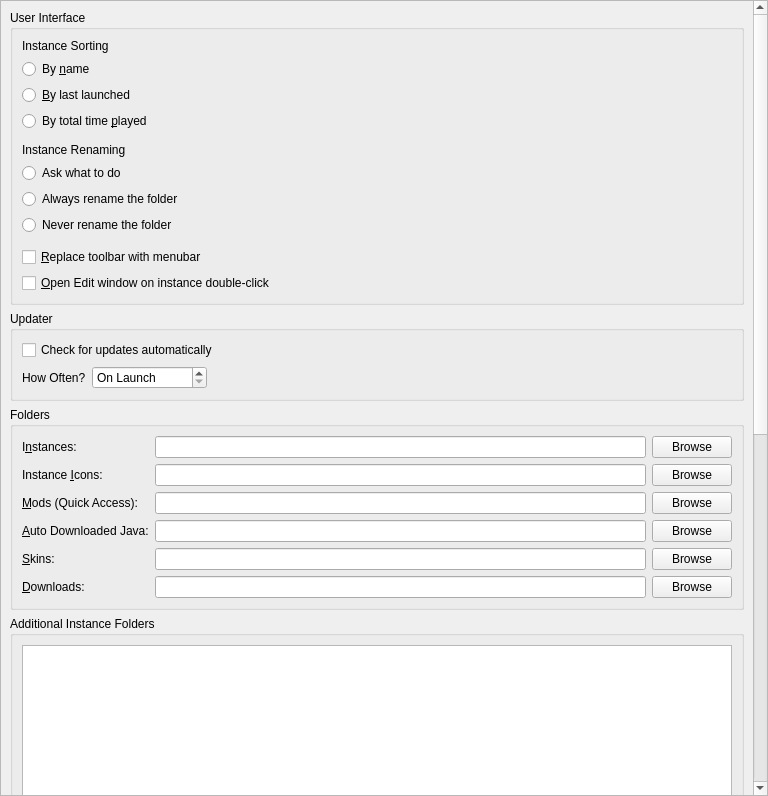
<?xml version="1.0" encoding="UTF-8"?>
<ui version="4.0">
 <class>LauncherPage</class>
 <widget class="QWidget" name="LauncherPage">
  <property name="geometry">
   <rect>
    <x>0</x>
    <y>0</y>
    <width>768</width>
    <height>796</height>
   </rect>
  </property>
  <property name="sizePolicy">
   <sizepolicy hsizetype="MinimumExpanding" vsizetype="MinimumExpanding">
    <horstretch>0</horstretch>
    <verstretch>0</verstretch>
   </sizepolicy>
  </property>
  <layout class="QVBoxLayout" name="verticalLayout">
   <property name="leftMargin">
    <number>0</number>
   </property>
   <property name="topMargin">
    <number>0</number>
   </property>
   <property name="rightMargin">
    <number>0</number>
   </property>
   <property name="bottomMargin">
    <number>0</number>
   </property>
   <item>
    <widget class="QScrollArea" name="scrollArea">
     <property name="horizontalScrollBarPolicy">
      <enum>Qt::ScrollBarPolicy::ScrollBarAsNeeded</enum>
     </property>
     <property name="widgetResizable">
      <bool>true</bool>
     </property>
     <widget class="QWidget" name="scrollAreaWidgetContents">
      <property name="geometry">
       <rect>
        <x>0</x>
        <y>-683</y>
        <width>752</width>
        <height>1625</height>
       </rect>
      </property>
      <layout class="QVBoxLayout" name="verticalLayout_8">
       <item>
        <widget class="QGroupBox" name="userInterfaceBox">
         <property name="enabled">
          <bool>true</bool>
         </property>
         <property name="title">
          <string>User Interface</string>
         </property>
         <layout class="QVBoxLayout" name="verticalLayout_2">
          <item>
           <widget class="QLabel" name="instanceSortingLabel">
            <property name="text">
             <string>Instance Sorting</string>
            </property>
           </widget>
          </item>
          <item>
           <widget class="QRadioButton" name="sortByNameBtn">
            <property name="text">
             <string>By &amp;name</string>
            </property>
            <attribute name="buttonGroup">
             <string notr="true">sortingModeGroup</string>
            </attribute>
           </widget>
          </item>
          <item>
           <widget class="QRadioButton" name="sortLastLaunchedBtn">
            <property name="text">
             <string>&amp;By last launched</string>
            </property>
            <attribute name="buttonGroup">
             <string notr="true">sortingModeGroup</string>
            </attribute>
           </widget>
          </item>
          <item>
           <widget class="QRadioButton" name="sortByPlaytimeBtn">
            <property name="text">
             <string>By total time &amp;played</string>
            </property>
            <attribute name="buttonGroup">
             <string notr="true">sortingModeGroup</string>
            </attribute>
           </widget>
          </item>
          <item>
           <spacer name="verticalSpacer">
            <property name="orientation">
             <enum>Qt::Orientation::Vertical</enum>
            </property>
            <property name="sizeType">
             <enum>QSizePolicy::Policy::Fixed</enum>
            </property>
            <property name="sizeHint" stdset="0">
             <size>
              <width>0</width>
              <height>6</height>
             </size>
            </property>
           </spacer>
          </item>
          <item>
           <widget class="QLabel" name="renamingBehaviorLabel">
            <property name="text">
             <string>Instance Renaming</string>
            </property>
           </widget>
          </item>
          <item>
           <widget class="QRadioButton" name="askToRenameDirBtn">
            <property name="text">
             <string>Ask what to do</string>
            </property>
            <attribute name="buttonGroup">
             <string notr="true">renamingBehaviorGroup</string>
            </attribute>
           </widget>
          </item>
          <item>
           <widget class="QRadioButton" name="alwaysRenameDirBtn">
            <property name="text">
             <string>Always rename the folder</string>
            </property>
            <attribute name="buttonGroup">
             <string notr="true">renamingBehaviorGroup</string>
            </attribute>
           </widget>
          </item>
          <item>
           <widget class="QRadioButton" name="neverRenameDirBtn">
            <property name="text">
             <string>Never rename the folder</string>
            </property>
            <attribute name="buttonGroup">
             <string notr="true">renamingBehaviorGroup</string>
            </attribute>
           </widget>
          </item>
          <item>
           <spacer name="verticalSpacer_2">
            <property name="orientation">
             <enum>Qt::Orientation::Vertical</enum>
            </property>
            <property name="sizeType">
             <enum>QSizePolicy::Policy::Fixed</enum>
            </property>
            <property name="sizeHint" stdset="0">
             <size>
              <width>0</width>
              <height>6</height>
             </size>
            </property>
           </spacer>
          </item>
          <item>
           <widget class="QCheckBox" name="preferMenuBarCheckBox">
            <property name="toolTip">
             <string>The menubar is more friendly for keyboard-driven interaction.</string>
            </property>
            <property name="text">
             <string>&amp;Replace toolbar with menubar</string>
            </property>
           </widget>
          </item>
          <item>
           <widget class="QCheckBox" name="editInstanceOnDoubleClick">
            <property name="toolTip">
             <string>Opens the edit instance window on double-clicking an instance instead of running the instance.</string>
            </property>
            <property name="text">
             <string>&amp;Open Edit window on instance double-click</string>
            </property>
           </widget>
          </item>
         </layout>
        </widget>
       </item>
       <item>
        <widget class="QGroupBox" name="updateSettingsBox">
         <property name="title">
          <string>Updater</string>
         </property>
         <layout class="QGridLayout" name="gridLayout_2">
          <item row="1" column="0">
           <layout class="QHBoxLayout" name="horizontalLayout_2">
            <item>
             <widget class="QLabel" name="updateIntervalLabel">
              <property name="text">
               <string>How Often?</string>
              </property>
             </widget>
            </item>
            <item>
             <widget class="QSpinBox" name="updateIntervalSpinBox">
              <property name="sizePolicy">
               <sizepolicy hsizetype="Maximum" vsizetype="Fixed">
                <horstretch>0</horstretch>
                <verstretch>0</verstretch>
               </sizepolicy>
              </property>
              <property name="toolTip">
               <string>Set to 0 to only check on launch</string>
              </property>
              <property name="specialValueText">
               <string>On Launch</string>
              </property>
              <property name="suffix">
               <string> hours</string>
              </property>
              <property name="prefix">
               <string>Every </string>
              </property>
              <property name="minimum">
               <number>0</number>
              </property>
              <property name="maximum">
               <number>168</number>
              </property>
             </widget>
            </item>
            <item>
             <spacer name="horizontalSpacer">
              <property name="orientation">
               <enum>Qt::Orientation::Horizontal</enum>
              </property>
              <property name="sizeHint" stdset="0">
               <size>
                <width>0</width>
                <height>0</height>
               </size>
              </property>
             </spacer>
            </item>
           </layout>
          </item>
          <item row="0" column="0" colspan="2">
           <widget class="QCheckBox" name="autoUpdateCheckBox">
            <property name="text">
             <string>Check for updates automatically</string>
            </property>
           </widget>
          </item>
         </layout>
        </widget>
       </item>
       <item>
        <widget class="QGroupBox" name="foldersBox">
         <property name="title">
          <string>Folders</string>
         </property>
         <layout class="QGridLayout" name="gridLayout">
          <item row="2" column="1">
           <widget class="QLineEdit" name="iconsDirTextBox"/>
          </item>
          <item row="5" column="0">
           <widget class="QLabel" name="labelSkinsDir">
            <property name="text">
             <string>&amp;Skins:</string>
            </property>
            <property name="buddy">
             <cstring>skinsDirTextBox</cstring>
            </property>
           </widget>
          </item>
          <item row="0" column="0">
           <widget class="QLabel" name="labelInstDir">
            <property name="text">
             <string>I&amp;nstances:</string>
            </property>
            <property name="buddy">
             <cstring>instDirTextBox</cstring>
            </property>
           </widget>
          </item>
          <item row="10" column="0">
           <widget class="QLabel" name="labelDownloadsDir">
            <property name="text">
             <string>&amp;Downloads:</string>
            </property>
            <property name="buddy">
             <cstring>downloadsDirTextBox</cstring>
            </property>
           </widget>
          </item>
          <item row="0" column="2">
           <widget class="QPushButton" name="instDirBrowseBtn">
            <property name="text">
             <string>Browse</string>
            </property>
           </widget>
          </item>
          <item row="4" column="0">
           <widget class="QLabel" name="labelJavaDir">
            <property name="toolTip">
             <string>Folder where LuciferClient stores automatically downloaded Java versions. Do NOT set this to your system Java installation.</string>
            </property>
            <property name="text">
             <string>&amp;Auto Downloaded Java:</string>
            </property>
            <property name="buddy">
             <cstring>javaDirTextBox</cstring>
            </property>
           </widget>
          </item>
          <item row="10" column="2">
           <widget class="QPushButton" name="downloadsDirBrowseBtn">
            <property name="text">
             <string>Browse</string>
            </property>
           </widget>
          </item>
          <item row="2" column="2">
           <widget class="QPushButton" name="iconsDirBrowseBtn">
            <property name="text">
             <string>Browse</string>
            </property>
           </widget>
          </item>
          <item row="0" column="1">
           <widget class="QLineEdit" name="instDirTextBox"/>
          </item>
          <item row="4" column="1">
           <widget class="QLineEdit" name="javaDirTextBox"/>
          </item>
          <item row="2" column="0">
           <widget class="QLabel" name="labelIconsDir">
            <property name="text">
             <string>Instance &amp;Icons:</string>
            </property>
            <property name="buddy">
             <cstring>iconsDirTextBox</cstring>
            </property>
           </widget>
          </item>
          <item row="5" column="1">
           <widget class="QLineEdit" name="skinsDirTextBox"/>
          </item>
          <item row="5" column="2">
           <widget class="QPushButton" name="skinsDirBrowseBtn">
            <property name="text">
             <string>Browse</string>
            </property>
           </widget>
          </item>
          <item row="10" column="1">
           <widget class="QLineEdit" name="downloadsDirTextBox"/>
          </item>
          <item row="4" column="2">
           <widget class="QPushButton" name="javaDirBrowseBtn">
            <property name="text">
             <string>Browse</string>
            </property>
           </widget>
          </item>
          <item row="3" column="0">
           <widget class="QLabel" name="labelModsDir">
            <property name="text">
             <string>&amp;Mods (Quick Access):</string>
            </property>
            <property name="buddy">
             <cstring>modsDirTextBox</cstring>
            </property>
           </widget>
          </item>
          <item row="3" column="1">
           <widget class="QLineEdit" name="modsDirTextBox"/>
          </item>
          <item row="3" column="2">
           <widget class="QPushButton" name="modsDirBrowseBtn">
            <property name="text">
             <string>Browse</string>
            </property>
           </widget>
          </item>
         </layout>
        </widget>
       </item>
       <item>
        <widget class="QGroupBox" name="additionalInstDirsGroupBox">
         <property name="title">
          <string>Additional Instance Folders</string>
         </property>
         <layout class="QVBoxLayout" name="additionalInstDirsLayout">
          <item>
           <widget class="QListWidget" name="additionalInstDirsList"/>
          </item>
          <item>
           <layout class="QHBoxLayout" name="additionalInstDirsBtnLayout">
            <item>
             <widget class="QPushButton" name="addInstDirBtn">
              <property name="text">
               <string>Add</string>
              </property>
             </widget>
            </item>
            <item>
             <widget class="QPushButton" name="removeInstDirBtn">
              <property name="text">
               <string>Remove</string>
              </property>
             </widget>
            </item>
            <item>
             <spacer name="additionalInstDirsSpacer">
              <property name="orientation">
               <enum>Qt::Orientation::Horizontal</enum>
              </property>
              <property name="sizeHint" stdset="0">
               <size>
                <width>0</width>
                <height>0</height>
               </size>
              </property>
             </spacer>
            </item>
           </layout>
          </item>
         </layout>
        </widget>
       </item>
       <item>
        <widget class="QGroupBox" name="modsBox">
         <property name="title">
          <string>Mods and Modpacks</string>
         </property>
         <layout class="QVBoxLayout" name="verticalLayout_4">
          <item>
           <widget class="QCheckBox" name="downloadsDirWatchRecursiveCheckBox">
            <property name="toolTip">
             <string>When enabled, in addition to the downloads folder, its sub folders will also be searched when looking for resources (e.g. when looking for blocked mods on CurseForge).</string>
            </property>
            <property name="text">
             <string>Check &amp;subfolders for blocked mods</string>
            </property>
           </widget>
          </item>
          <item>
           <widget class="QCheckBox" name="downloadsDirMoveCheckBox">
            <property name="toolTip">
             <string>When enabled, it will move blocked resources instead of copying them.</string>
            </property>
            <property name="text">
             <string>Move blocked mods instead of copying them</string>
            </property>
           </widget>
          </item>
          <item>
           <widget class="QCheckBox" name="metadataEnableBtn">
            <property name="toolTip">
             <string>Store version information provided by mod providers (like Modrinth or CurseForge) for mods.</string>
            </property>
            <property name="text">
             <string>Keep track of mod metadata</string>
            </property>
           </widget>
          </item>
          <item>
           <widget class="QLabel" name="metadataWarningLabel">
            <property name="text">
             <string>&lt;html&gt;&lt;head/&gt;&lt;body&gt;&lt;p&gt;&lt;span style=&quot; font-weight:600; color:#f5c211;&quot;&gt;Warning&lt;/span&gt;&lt;span style=&quot; color:#f5c211;&quot;&gt;: Disabling mod metadata may also disable some QoL features, such as mod updating!&lt;/span&gt;&lt;/p&gt;&lt;/body&gt;&lt;/html&gt;</string>
            </property>
            <property name="wordWrap">
             <bool>true</bool>
            </property>
           </widget>
          </item>
          <item>
           <widget class="QCheckBox" name="dependenciesEnableBtn">
            <property name="toolTip">
             <string>Automatically detect, install, and update mod dependencies.</string>
            </property>
            <property name="text">
             <string>Install dependencies automatically</string>
            </property>
           </widget>
          </item>
          <item>
           <widget class="QCheckBox" name="showModIncompatCheckBox">
            <property name="toolTip">
             <string>Currently this just shows mods which are not marked as compatible with the current Minecraft version.</string>
            </property>
            <property name="text">
             <string>Detect and show mod incompatibilities (experimental)</string>
            </property>
           </widget>
          </item>
          <item>
           <widget class="QCheckBox" name="modpackUpdatePromptBtn">
            <property name="toolTip">
             <string>When creating a new modpack instance, suggest updating an existing instance instead.</string>
            </property>
            <property name="text">
             <string>Suggest to update an existing instance during modpack installation</string>
            </property>
           </widget>
          </item>
          <item>
           <layout class="QHBoxLayout" name="modUpdateChannelLayout">
            <item>
             <widget class="QLabel" name="modUpdateChannelLabel">
              <property name="toolTip">
               <string>Select the preferred release channel when checking for mod updates.</string>
              </property>
              <property name="text">
               <string>Mod Update Channel:</string>
              </property>
             </widget>
            </item>
            <item>
             <widget class="QComboBox" name="modUpdateChannelComboBox">
              <property name="toolTip">
               <string>Select the preferred release channel when checking for mod updates.</string>
              </property>
              <item>
               <property name="text">
                <string>All (Release, Beta, Alpha)</string>
               </property>
              </item>
              <item>
               <property name="text">
                <string>Release only</string>
               </property>
              </item>
              <item>
               <property name="text">
                <string>Release and Beta</string>
               </property>
              </item>
             </widget>
            </item>
            <item>
             <spacer name="horizontalSpacer_3">
              <property name="orientation">
               <enum>Qt::Orientation::Horizontal</enum>
              </property>
              <property name="sizeHint" stdset="0">
               <size>
                <width>40</width>
                <height>20</height>
               </size>
              </property>
             </spacer>
            </item>
           </layout>
          </item>
         </layout>
        </widget>
       </item>
       <item>
        <widget class="QGroupBox" name="instanceBox">
         <property name="title">
          <string>Instance Creation</string>
         </property>
         <layout class="QVBoxLayout" name="verticalLayout_3">
          <item>
           <widget class="QCheckBox" name="downloadGameFilesBtn">
            <property name="toolTip">
             <string>Downloads required game files while creating the instance. Disable this to skip the initial download and fetch files when the instance is launched instead.</string>
            </property>
            <property name="text">
             <string>Download game files during instance creation</string>
            </property>
           </widget>
          </item>
         </layout>
        </widget>
       </item>
       <item>
        <widget class="QGroupBox" name="groupBox_2">
         <property name="title">
          <string>Console</string>
         </property>
         <layout class="QFormLayout" name="formLayout">
          <property name="labelAlignment">
           <set>Qt::AlignmentFlag::AlignLeading|Qt::AlignmentFlag::AlignLeft|Qt::AlignmentFlag::AlignVCenter</set>
          </property>
          <item row="0" column="0">
           <widget class="QLabel" name="lineLimitLabel">
            <property name="sizePolicy">
             <sizepolicy hsizetype="Maximum" vsizetype="Preferred">
              <horstretch>0</horstretch>
              <verstretch>0</verstretch>
             </sizepolicy>
            </property>
            <property name="text">
             <string>Log History &amp;Limit:</string>
            </property>
            <property name="buddy">
             <cstring>lineLimitSpinBox</cstring>
            </property>
           </widget>
          </item>
          <item row="0" column="1">
           <widget class="QSpinBox" name="lineLimitSpinBox">
            <property name="sizePolicy">
             <sizepolicy hsizetype="Maximum" vsizetype="Fixed">
              <horstretch>0</horstretch>
              <verstretch>0</verstretch>
             </sizepolicy>
            </property>
            <property name="suffix">
             <string> lines</string>
            </property>
            <property name="minimum">
             <number>10000</number>
            </property>
            <property name="maximum">
             <number>1000000</number>
            </property>
            <property name="singleStep">
             <number>10000</number>
            </property>
            <property name="value">
             <number>100000</number>
            </property>
           </widget>
          </item>
          <item row="1" column="0" colspan="2">
           <widget class="QCheckBox" name="checkStopLogging">
            <property name="text">
             <string>&amp;Stop logging when log overflows</string>
            </property>
           </widget>
          </item>
         </layout>
        </widget>
       </item>
       <item>
        <widget class="QGroupBox" name="tasksBox">
         <property name="title">
          <string>Tasks</string>
         </property>
         <layout class="QGridLayout" name="gridLayout_3">
          <item row="2" column="1">
           <widget class="QSpinBox" name="numberOfManualRetriesSpinBox">
            <property name="sizePolicy">
             <sizepolicy hsizetype="Maximum" vsizetype="Fixed">
              <horstretch>0</horstretch>
              <verstretch>0</verstretch>
             </sizepolicy>
            </property>
            <property name="minimumSize">
             <size>
              <width>60</width>
              <height>0</height>
             </size>
            </property>
            <property name="minimum">
             <number>0</number>
            </property>
           </widget>
          </item>
          <item row="1" column="1">
           <widget class="QSpinBox" name="numberOfConcurrentDownloadsSpinBox">
            <property name="sizePolicy">
             <sizepolicy hsizetype="Maximum" vsizetype="Fixed">
              <horstretch>0</horstretch>
              <verstretch>0</verstretch>
             </sizepolicy>
            </property>
            <property name="minimumSize">
             <size>
              <width>60</width>
              <height>0</height>
             </size>
            </property>
            <property name="minimum">
             <number>1</number>
            </property>
           </widget>
          </item>
          <item row="3" column="1">
           <widget class="QSpinBox" name="timeoutSecondsSpinBox">
            <property name="sizePolicy">
             <sizepolicy hsizetype="Maximum" vsizetype="Fixed">
              <horstretch>0</horstretch>
              <verstretch>0</verstretch>
             </sizepolicy>
            </property>
            <property name="minimumSize">
             <size>
              <width>60</width>
              <height>0</height>
             </size>
            </property>
            <property name="suffix">
             <string>s</string>
            </property>
           </widget>
          </item>
          <item row="2" column="0">
           <widget class="QLabel" name="numberOfManualRetriesLabel">
            <property name="text">
             <string>Retry Limit:</string>
            </property>
           </widget>
          </item>
          <item row="1" column="0">
           <widget class="QLabel" name="numberOfConcurrentDownloadsLabel">
            <property name="text">
             <string>Concurrent Download Limit:</string>
            </property>
           </widget>
          </item>
          <item row="3" column="0">
           <widget class="QLabel" name="timeoutSecondsLabel">
            <property name="toolTip">
             <string>Seconds to wait until the requests are terminated</string>
            </property>
            <property name="text">
             <string>HTTP Timeout:</string>
            </property>
           </widget>
          </item>
          <item row="0" column="1">
           <widget class="QSpinBox" name="numberOfConcurrentTasksSpinBox">
            <property name="sizePolicy">
             <sizepolicy hsizetype="Maximum" vsizetype="Fixed">
              <horstretch>0</horstretch>
              <verstretch>0</verstretch>
             </sizepolicy>
            </property>
            <property name="minimumSize">
             <size>
              <width>60</width>
              <height>0</height>
             </size>
            </property>
            <property name="minimum">
             <number>1</number>
            </property>
           </widget>
          </item>
          <item row="0" column="0">
           <widget class="QLabel" name="numberOfConcurrentTasksLabel">
            <property name="text">
             <string>Concurrent Task Limit:</string>
            </property>
           </widget>
          </item>
          <item row="0" column="2">
           <spacer name="horizontalSpacer_2">
            <property name="orientation">
             <enum>Qt::Orientation::Horizontal</enum>
            </property>
            <property name="sizeHint" stdset="0">
             <size>
              <width>0</width>
              <height>0</height>
             </size>
            </property>
           </spacer>
          </item>
         </layout>
        </widget>
       </item>
       <item>
        <spacer name="verticalSpacer_FeaturesTab">
         <property name="orientation">
          <enum>Qt::Orientation::Vertical</enum>
         </property>
         <property name="sizeHint" stdset="0">
          <size>
           <width>0</width>
           <height>0</height>
          </size>
         </property>
        </spacer>
       </item>
      </layout>
     </widget>
    </widget>
   </item>
  </layout>
 </widget>
 <tabstops>
  <tabstop>scrollArea</tabstop>
  <tabstop>sortByNameBtn</tabstop>
  <tabstop>sortLastLaunchedBtn</tabstop>
  <tabstop>sortByPlaytimeBtn</tabstop>
  <tabstop>askToRenameDirBtn</tabstop>
  <tabstop>alwaysRenameDirBtn</tabstop>
  <tabstop>neverRenameDirBtn</tabstop>
  <tabstop>preferMenuBarCheckBox</tabstop>
  <tabstop>editInstanceOnDoubleClick</tabstop>
  <tabstop>autoUpdateCheckBox</tabstop>
  <tabstop>updateIntervalSpinBox</tabstop>
  <tabstop>instDirTextBox</tabstop>
  <tabstop>instDirBrowseBtn</tabstop>
  <tabstop>iconsDirTextBox</tabstop>
  <tabstop>iconsDirBrowseBtn</tabstop>
  <tabstop>modsDirTextBox</tabstop>
  <tabstop>modsDirBrowseBtn</tabstop>
  <tabstop>javaDirTextBox</tabstop>
  <tabstop>javaDirBrowseBtn</tabstop>
  <tabstop>skinsDirTextBox</tabstop>
  <tabstop>skinsDirBrowseBtn</tabstop>
  <tabstop>downloadsDirTextBox</tabstop>
  <tabstop>downloadsDirBrowseBtn</tabstop>
  <tabstop>additionalInstDirsList</tabstop>
  <tabstop>addInstDirBtn</tabstop>
  <tabstop>removeInstDirBtn</tabstop>
  <tabstop>downloadsDirWatchRecursiveCheckBox</tabstop>
  <tabstop>downloadsDirMoveCheckBox</tabstop>
  <tabstop>metadataEnableBtn</tabstop>
  <tabstop>dependenciesEnableBtn</tabstop>
  <tabstop>showModIncompatCheckBox</tabstop>
  <tabstop>modpackUpdatePromptBtn</tabstop>
  <tabstop>downloadGameFilesBtn</tabstop>
  <tabstop>lineLimitSpinBox</tabstop>
  <tabstop>checkStopLogging</tabstop>
  <tabstop>numberOfConcurrentTasksSpinBox</tabstop>
  <tabstop>numberOfConcurrentDownloadsSpinBox</tabstop>
  <tabstop>numberOfManualRetriesSpinBox</tabstop>
  <tabstop>timeoutSecondsSpinBox</tabstop>
 </tabstops>
 <resources/>
 <connections/>
 <buttongroups>
  <buttongroup name="sortingModeGroup"/>
  <buttongroup name="renamingBehaviorGroup"/>
 </buttongroups>
</ui>
